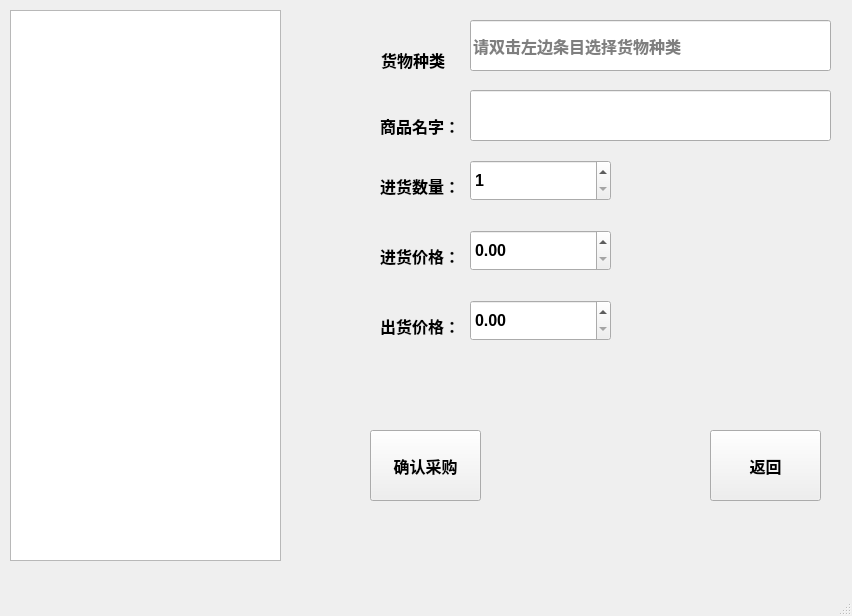
<?xml version="1.0" encoding="UTF-8"?>
<ui version="4.0">
 <class>Shop_show</class>
 <widget class="QMainWindow" name="Shop_show">
  <property name="geometry">
   <rect>
    <x>0</x>
    <y>0</y>
    <width>852</width>
    <height>616</height>
   </rect>
  </property>
  <property name="windowTitle">
   <string>进货界面</string>
  </property>
  <widget class="QWidget" name="centralwidget">
   <widget class="QListWidget" name="listWidget">
    <property name="geometry">
     <rect>
      <x>10</x>
      <y>10</y>
      <width>271</width>
      <height>551</height>
     </rect>
    </property>
    <property name="font">
     <font>
      <pointsize>12</pointsize>
      <weight>75</weight>
      <bold>true</bold>
     </font>
    </property>
   </widget>
   <widget class="QLabel" name="label">
    <property name="geometry">
     <rect>
      <x>380</x>
      <y>110</y>
      <width>81</width>
      <height>31</height>
     </rect>
    </property>
    <property name="font">
     <font>
      <pointsize>12</pointsize>
      <weight>75</weight>
      <bold>true</bold>
     </font>
    </property>
    <property name="text">
     <string>商品名字：</string>
    </property>
   </widget>
   <widget class="QLineEdit" name="name_Edit">
    <property name="geometry">
     <rect>
      <x>470</x>
      <y>90</y>
      <width>361</width>
      <height>51</height>
     </rect>
    </property>
    <property name="font">
     <font>
      <pointsize>12</pointsize>
      <weight>75</weight>
      <bold>true</bold>
     </font>
    </property>
   </widget>
   <widget class="QLabel" name="label_2">
    <property name="geometry">
     <rect>
      <x>380</x>
      <y>170</y>
      <width>81</width>
      <height>31</height>
     </rect>
    </property>
    <property name="font">
     <font>
      <pointsize>12</pointsize>
      <weight>75</weight>
      <bold>true</bold>
     </font>
    </property>
    <property name="text">
     <string>进货数量：</string>
    </property>
   </widget>
   <widget class="QLabel" name="label_3">
    <property name="geometry">
     <rect>
      <x>380</x>
      <y>240</y>
      <width>81</width>
      <height>31</height>
     </rect>
    </property>
    <property name="font">
     <font>
      <pointsize>12</pointsize>
      <weight>75</weight>
      <bold>true</bold>
     </font>
    </property>
    <property name="text">
     <string>进货价格：</string>
    </property>
   </widget>
   <widget class="QLabel" name="label_4">
    <property name="geometry">
     <rect>
      <x>380</x>
      <y>310</y>
      <width>81</width>
      <height>31</height>
     </rect>
    </property>
    <property name="font">
     <font>
      <pointsize>12</pointsize>
      <weight>75</weight>
      <bold>true</bold>
     </font>
    </property>
    <property name="text">
     <string>出货价格：</string>
    </property>
   </widget>
   <widget class="QSpinBox" name="goods_num_spinBox">
    <property name="geometry">
     <rect>
      <x>470</x>
      <y>160</y>
      <width>141</width>
      <height>41</height>
     </rect>
    </property>
    <property name="font">
     <font>
      <pointsize>12</pointsize>
      <weight>75</weight>
      <bold>true</bold>
     </font>
    </property>
    <property name="minimum">
     <number>1</number>
    </property>
    <property name="maximum">
     <number>10000000</number>
    </property>
    <property name="value">
     <number>1</number>
    </property>
   </widget>
   <widget class="QDoubleSpinBox" name="in_price_SpinBox">
    <property name="geometry">
     <rect>
      <x>470</x>
      <y>230</y>
      <width>141</width>
      <height>41</height>
     </rect>
    </property>
    <property name="font">
     <font>
      <pointsize>12</pointsize>
      <weight>75</weight>
      <bold>true</bold>
     </font>
    </property>
    <property name="maximum">
     <double>100000000.000000000000000</double>
    </property>
   </widget>
   <widget class="QDoubleSpinBox" name="out_price_SpinBox_2">
    <property name="geometry">
     <rect>
      <x>470</x>
      <y>300</y>
      <width>141</width>
      <height>41</height>
     </rect>
    </property>
    <property name="font">
     <font>
      <pointsize>12</pointsize>
      <weight>75</weight>
      <bold>true</bold>
     </font>
    </property>
    <property name="maximum">
     <double>10000000.000000000000000</double>
    </property>
   </widget>
   <widget class="QPushButton" name="confirm_Button">
    <property name="geometry">
     <rect>
      <x>370</x>
      <y>430</y>
      <width>111</width>
      <height>71</height>
     </rect>
    </property>
    <property name="font">
     <font>
      <pointsize>12</pointsize>
      <weight>75</weight>
      <bold>true</bold>
     </font>
    </property>
    <property name="text">
     <string>确认采购</string>
    </property>
   </widget>
   <widget class="QPushButton" name="back_Button">
    <property name="geometry">
     <rect>
      <x>710</x>
      <y>430</y>
      <width>111</width>
      <height>71</height>
     </rect>
    </property>
    <property name="font">
     <font>
      <pointsize>12</pointsize>
      <weight>75</weight>
      <bold>true</bold>
     </font>
    </property>
    <property name="text">
     <string>返回</string>
    </property>
   </widget>
   <widget class="QLabel" name="label_5">
    <property name="geometry">
     <rect>
      <x>381</x>
      <y>50</y>
      <width>91</width>
      <height>20</height>
     </rect>
    </property>
    <property name="font">
     <font>
      <pointsize>12</pointsize>
      <weight>75</weight>
      <bold>true</bold>
     </font>
    </property>
    <property name="text">
     <string>货物种类</string>
    </property>
   </widget>
   <widget class="QLineEdit" name="category_Edit">
    <property name="geometry">
     <rect>
      <x>470</x>
      <y>20</y>
      <width>361</width>
      <height>51</height>
     </rect>
    </property>
    <property name="font">
     <font>
      <pointsize>12</pointsize>
      <weight>75</weight>
      <bold>true</bold>
     </font>
    </property>
    <property name="readOnly">
     <bool>true</bool>
    </property>
    <property name="placeholderText">
     <string>请双击左边条目选择货物种类</string>
    </property>
   </widget>
  </widget>
  <widget class="QMenuBar" name="menubar">
   <property name="geometry">
    <rect>
     <x>0</x>
     <y>0</y>
     <width>852</width>
     <height>26</height>
    </rect>
   </property>
  </widget>
  <widget class="QStatusBar" name="statusbar"/>
 </widget>
 <resources/>
 <connections/>
</ui>
